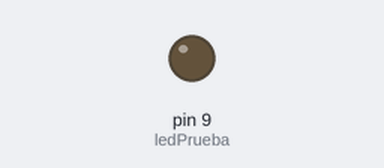
Bench run of a sketch on a simulated Arduino Uno, built with avr-gcc and run on an emulated ATmega328P. Shown: output pins drawn as LEDs (lit = HIGH).

Above: at 0.05 s.
At 2.0 s:
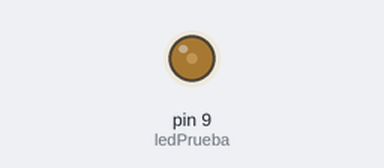
At 3.0 s:
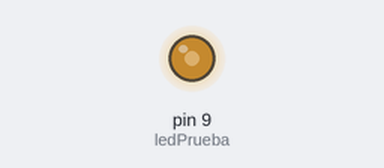
At 4.0 s:
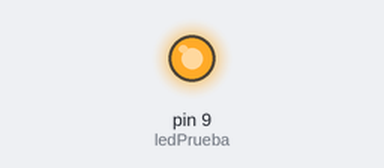
Timing chart, 0 to 5.2 s (numbered marks = the images above):
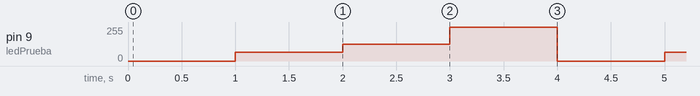

The sketch:

salida_digital_pwm.ino
```cpp
//pwm
int ledPrueba = 9;
void setup() {
  // put your setup code here, to run once:
  pinMode(ledPrueba,OUTPUT);
}

void loop() {
  // put your main code here, to run repeatedly:
  analogWrite(ledPrueba,0);
  delay(1000);
    analogWrite(ledPrueba,65);
  delay(1000);
    analogWrite(ledPrueba,127);
  delay(1000);
    analogWrite(ledPrueba,255);
  delay(1000);
}
```

Measured:
- by itself, pin 9 (ledPrueba): repeats every 4.0 s: 127/255 1.0 s, 255/255 1.0 s, 0/255 1.0 s, 65/255 1.0 s
